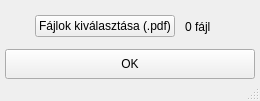
<?xml version="1.0" encoding="UTF-8"?>
<ui version="4.0">
 <class>MainWindow</class>
 <widget class="QMainWindow" name="MainWindow">
  <property name="enabled">
   <bool>true</bool>
  </property>
  <property name="geometry">
   <rect>
    <x>0</x>
    <y>0</y>
    <width>260</width>
    <height>101</height>
   </rect>
  </property>
  <property name="sizePolicy">
   <sizepolicy hsizetype="Fixed" vsizetype="Fixed">
    <horstretch>0</horstretch>
    <verstretch>0</verstretch>
   </sizepolicy>
  </property>
  <property name="minimumSize">
   <size>
    <width>260</width>
    <height>101</height>
   </size>
  </property>
  <property name="maximumSize">
   <size>
    <width>266</width>
    <height>101</height>
   </size>
  </property>
  <property name="focusPolicy">
   <enum>Qt::NoFocus</enum>
  </property>
  <property name="windowTitle">
   <string>PDFLinkifier</string>
  </property>
  <property name="animated">
   <bool>true</bool>
  </property>
  <property name="documentMode">
   <bool>false</bool>
  </property>
  <property name="tabShape">
   <enum>QTabWidget::Triangular</enum>
  </property>
  <widget class="QWidget" name="centralwidget">
   <property name="enabled">
    <bool>true</bool>
   </property>
   <layout class="QGridLayout" name="gridLayout">
    <property name="leftMargin">
     <number>0</number>
    </property>
    <property name="topMargin">
     <number>0</number>
    </property>
    <property name="rightMargin">
     <number>0</number>
    </property>
    <property name="bottomMargin">
     <number>0</number>
    </property>
    <property name="spacing">
     <number>0</number>
    </property>
    <item row="0" column="0">
     <layout class="QVBoxLayout" name="main_layout">
      <property name="spacing">
       <number>1</number>
      </property>
      <property name="leftMargin">
       <number>5</number>
      </property>
      <property name="topMargin">
       <number>5</number>
      </property>
      <property name="rightMargin">
       <number>5</number>
      </property>
      <property name="bottomMargin">
       <number>0</number>
      </property>
      <item>
       <layout class="QHBoxLayout" name="browse_layout">
        <property name="spacing">
         <number>10</number>
        </property>
        <item>
         <spacer name="horizontalSpacer">
          <property name="orientation">
           <enum>Qt::Horizontal</enum>
          </property>
          <property name="sizeType">
           <enum>QSizePolicy::Fixed</enum>
          </property>
          <property name="sizeHint" stdset="0">
           <size>
            <width>30</width>
            <height>20</height>
           </size>
          </property>
         </spacer>
        </item>
        <item alignment="Qt::AlignRight">
         <widget class="QPushButton" name="browse_button">
          <property name="sizePolicy">
           <sizepolicy hsizetype="Fixed" vsizetype="Fixed">
            <horstretch>0</horstretch>
            <verstretch>0</verstretch>
           </sizepolicy>
          </property>
          <property name="minimumSize">
           <size>
            <width>140</width>
            <height>0</height>
           </size>
          </property>
          <property name="maximumSize">
           <size>
            <width>140</width>
            <height>16777215</height>
           </size>
          </property>
          <property name="text">
           <string>Fájlok kiválasztása (.pdf)</string>
          </property>
         </widget>
        </item>
        <item alignment="Qt::AlignLeft">
         <widget class="QLabel" name="browsed_filename_label">
          <property name="sizePolicy">
           <sizepolicy hsizetype="Preferred" vsizetype="Preferred">
            <horstretch>0</horstretch>
            <verstretch>0</verstretch>
           </sizepolicy>
          </property>
          <property name="layoutDirection">
           <enum>Qt::LeftToRight</enum>
          </property>
          <property name="text">
           <string>0 fájl</string>
          </property>
         </widget>
        </item>
        <item>
         <spacer name="horizontalSpacer_2">
          <property name="orientation">
           <enum>Qt::Horizontal</enum>
          </property>
          <property name="sizeType">
           <enum>QSizePolicy::Fixed</enum>
          </property>
          <property name="sizeHint" stdset="0">
           <size>
            <width>30</width>
            <height>20</height>
           </size>
          </property>
         </spacer>
        </item>
       </layout>
      </item>
      <item>
       <widget class="QPushButton" name="ok_button">
        <property name="minimumSize">
         <size>
          <width>0</width>
          <height>30</height>
         </size>
        </property>
        <property name="focusPolicy">
         <enum>Qt::StrongFocus</enum>
        </property>
        <property name="styleSheet">
         <string notr="true"/>
        </property>
        <property name="text">
         <string>OK</string>
        </property>
       </widget>
      </item>
     </layout>
    </item>
   </layout>
  </widget>
  <widget class="QStatusBar" name="statusbar">
   <property name="font">
    <font>
     <pointsize>8</pointsize>
    </font>
   </property>
  </widget>
  <widget class="QMenuBar" name="menuBar">
   <property name="geometry">
    <rect>
     <x>0</x>
     <y>0</y>
     <width>260</width>
     <height>21</height>
    </rect>
   </property>
   <property name="styleSheet">
    <string notr="true">background-color: qlineargradient(spread:pad, x1:0, y1:0, x2:1, y2:0, stop:0 rgba(255, 255, 255, 255), stop:1 rgba(25, 25, 25, 255))</string>
   </property>
   <property name="nativeMenuBar">
    <bool>true</bool>
   </property>
  </widget>
  <action name="action_utmutato">
   <property name="text">
    <string>Útmutató</string>
   </property>
   <property name="shortcut">
    <string>F1</string>
   </property>
  </action>
 </widget>
 <resources>
  <include location="my_resources.qrc"/>
 </resources>
 <connections/>
</ui>
